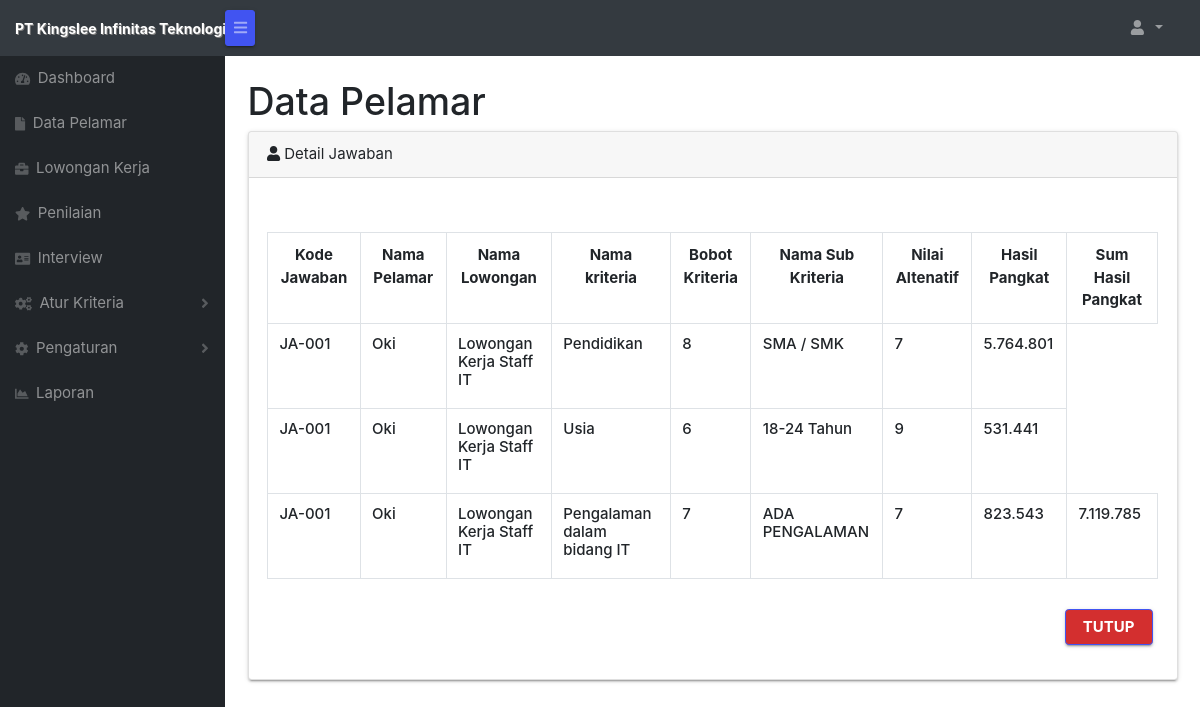
The page /forms/admin/interview-jawaban.php?kode_pelamar=DP-001 on the database its author committed.
### tables this page shows
CREATE TABLE `jawaban` (
  `id` int(11) NOT NULL,
  `kode_jawaban` varchar(6) NOT NULL,
  `kode_pelamar` varchar(6) NOT NULL,
  `kode_lowongan` varchar(6) NOT NULL,
  `kode_kriteria` varchar(6) NOT NULL,
  `kode_sub_kriteria` varchar(6) NOT NULL
);

CREATE TABLE `datapelamar` (
  `id` int(11) NOT NULL,
  `kode_pelamar` varchar(6) NOT NULL,
  `nama` varchar(100) NOT NULL,
  `tanggal_lahir` date NOT NULL,
  `jenis_kelamin` varchar(10) NOT NULL,
  `alamat` varchar(100) NOT NULL,
  `no_telpon` varchar(15) NOT NULL,
  `email` varchar(100) NOT NULL,
  `kode_lowongan` varchar(6) NOT NULL,
  `tanggal_lamaran` date NOT NULL,
  `link` varchar(1000) NOT NULL
);

CREATE TABLE `lowongankerja` (
  `id` int(11) NOT NULL,
  `kode_lowongan` varchar(6) NOT NULL,
  `nama` varchar(100) NOT NULL,
  `deskripsi` text NOT NULL,
  `persyaratan` text NOT NULL
);

CREATE TABLE `kriteria` (
  `id` int(11) NOT NULL,
  `kode_kriteria` varchar(6) NOT NULL,
  `kode_lowongan` varchar(6) NOT NULL,
  `nama_kriteria` varchar(100) NOT NULL,
  `bobot` int(1) NOT NULL
);

CREATE TABLE `sub_kriteria` (
  `id` int(11) NOT NULL,
  `kode_sub_kriteria` varchar(6) NOT NULL,
  `kode_kriteria` varchar(6) NOT NULL,
  `kode_lowongan` varchar(6) NOT NULL,
  `nama_sub_kriteria` varchar(100) NOT NULL,
  `nilai_altenatif` int(1) NOT NULL
);

### forms/admin/interview-jawaban.php (the view, shortened to what this page needs)
<?php session_start();
include_once("../config.php");
$namauser = ( isset($_SESSION['user']) ) ? $_SESSION['user'] : '';
?>
<!DOCTYPE html>
<html lang="en">
    <head>
         <link href="../../fonts/material.css" rel="stylesheet">
    <link type="text/css" rel="stylesheet" href="../../css/materialize.min.css"  media="screen,projection"/>
       <link href="css/styles.css" rel="stylesheet" />
        <link href="https://cdn.datatables.net/1.10.20/css/dataTables.bootstrap4.min.css" rel="stylesheet" />
    </head>
   <body class="sb-nav-fixed">
        <nav class="sb-topnav navbar navbar-expand navbar-dark bg-dark">
            <a class="navbar-brand" href="index.php"><span class="label1">PT Kingslee Infinitas Teknologi</span></a>
            <button class="btn btn-link btn-sm order-1 order-lg-0" id="sidebarToggle" href="#"><i class="fas fa-bars"></i></button>
            <ul class="navbar-nav d-none d-md-inline-block form-inline ml-auto mr-0 mr-md-3 my-2 my-md-0">
                <li class="nav-item dropdown">
                    <a class="nav-link dropdown-toggle" id="userDropdown" href="#" role="button" data-toggle="dropdown" aria-haspopup="true" aria-expanded="false"><i class="fas fa-user fa-fw"></i><?php echo $namauser; ?>
                     </a>
                </li>
            </ul>
        </nav>
        <div id="layoutSidenav">
            <div id="layoutSidenav_nav">
                <nav class="sb-sidenav accordion sb-sidenav-dark" id="sidenavAccordion">
                    <div class="sb-sidenav-menu">
                        <div class="nav">
                            <a class="nav-link" href="index.php">
                                <div class="sb-nav-link-icon"><i class="fas fa-tachometer-alt"></i></div>
                                Dashboard
                            </a>
                            <a class="nav-link" href="datapelamar.php">
                                <div class="sb-nav-link-icon"><i class="fas fa-file"></i></div>
                                Data Pelamar
                            </a>
                            <a class="nav-link" href="lowongankerja.php">
                                <div class="sb-nav-link-icon"><i class="fas fa-briefcase"></i></div>
                                Lowongan Kerja
                            </a>
                            <a class="nav-link" href="penilaian.php">
                                <div class="sb-nav-link-icon"><i class="fas fa-star"></i></div>
                                Penilaian
                            </a>
                            <a class="nav-link" href="interview.php">
                                <div class="sb-nav-link-icon"><i class="fas fa-address-card"></i></div>
                                Interview
                            </a>
                            <a class="nav-link collapsed" href="#" data-toggle="collapse" data-target="#collapseLayouts" aria-expanded="false" aria-controls="collapseLayouts">
                                <div class="sb-nav-link-icon"><i class="fas fa-cogs"></i></div>
                                Atur Kriteria
                                <div class="sb-sidenav-collapse-arrow"><i class="fas fa-angle-down"></i></div>
                            </a>
                            <a class="nav-link collapsed" href="#" data-toggle="collapse" data-target="#collapsePages" aria-expanded="false" aria-controls="collapsePages">
                                <div class="sb-nav-link-icon"><i class="fas fa-cog"></i></div>
                                Pengaturan
                                <div class="sb-sidenav-collapse-arrow"><i class="fas fa-angle-down"></i></div>
                            </a>
                            <a class="nav-link" href="laporan.php">
                                <div class="sb-nav-link-icon"><i class="fas fa-chart-area"></i></div>
                                Laporan
                            </a>
                        </div>
                    </div>
                </nav>
            </div>
            <div id="layoutSidenav_content">
                <main>
            <div class="container-fluid">
                        <h1 class="mt-4">Data Pelamar</h1>
                <div class="card mb-4">
                            <div class="card-header"><i class="fas fa-user mr-1"></i>Detail Jawaban</div>
                    <div class="card-body">
                        <div class="table-responsive">
                            <table class="table table-bordered" width="100%" cellspacing="0">
                   <div class="table-responsive " >
                        <table class="table table-bordered  " width="100%" cellspacing="0">
                            <tr   class="text-center" >
                                <th>Kode Jawaban</th>
                                <th>Nama Pelamar</th>
                                <th>Nama Lowongan</th>
                                <th>Nama kriteria</th>
                                <th>Bobot Kriteria</th>
                                <th>Nama Sub Kriteria</th>
                                <th>Nilai Altenatif</th>
                                <th>Hasil Pangkat</th>
                                <th>Sum Hasil Pangkat</th>
                            </tr>
                            <?php
                            $i = 0;
                            $hasilsum = 0;
                            $result = mysqli_query($koneksi, "SELECT * FROM jawaban where kode_pelamar='$_GET[kode_pelamar]'");
                            while($user_data = mysqli_fetch_array($result)) {
                            $kp = $user_data['kode_pelamar'];
                            $datapelamar = mysqli_query($koneksi, "SELECT * FROM datapelamar WHERE kode_pelamar='$kp'");
                            while($data_pelamar = mysqli_fetch_array($datapelamar))
                            {
                              $nama_pelamar=$data_pelamar['nama'];
                            }
                            $kode = $user_data['kode_lowongan'];
                            $datalowongan = mysqli_query($koneksi, "SELECT * FROM lowongankerja WHERE kode_lowongan='$kode'");
                            while($data_lowongan = mysqli_fetch_array($datalowongan))
                            {
                              $nama_lowongan=$data_lowongan['nama'];
                            }
                            $kk = $user_data['kode_kriteria'];
                            $datakriteria = mysqli_query($koneksi, "SELECT * FROM kriteria WHERE kode_kriteria='$kk'");
                            while($data_kriteria = mysqli_fetch_array($datakriteria))
                            {
                              $nama_kriteria=$data_kriteria['nama_kriteria'];
                              $bobot=$data_kriteria['bobot'];
                            }
                            $ksk = $user_data['kode_sub_kriteria'];
                            $datasubkriteria = mysqli_query($koneksi, "SELECT * FROM sub_kriteria WHERE kode_sub_kriteria='$ksk'");
                            while($data_sub_kriteria = mysqli_fetch_array($datasubkriteria))
                            {
                              $nama_sub_kriteria=$data_sub_kriteria['nama_sub_kriteria'];
                              $nilai_altenatif=$data_sub_kriteria['nilai_altenatif'];
                            }
                                echo "<tr >";
                                echo "<td> <h6>".$user_data['kode_jawaban']."</h6></td>";
                                echo "<td> <h6>".$nama_pelamar."</h6> </td>";
                                echo "<td> <h6>".$nama_lowongan."</h6> </td>";
                                echo "<td> <h6>".$nama_kriteria."</h6> </td>";
                                echo "<td> <h6>".$bobot."</h6> </td>";
                                echo "<td> <h6>".$nama_sub_kriteria."</h6> </td>";
                                echo "<td> <h6>".$nilai_altenatif."</h6> </td>";
                                $i++;
                                $hasilpangkat = pow($nilai_altenatif,$bobot);
                                $hasil2[$i] = $hasilpangkat;
                                $hasilsum = array_sum($hasil2);
                                echo "<td> <h6>". number_format($hasilpangkat, 0, ',', '.')."</h6> </td>";
                            }
                            echo "<td> <h6>" .number_format($hasilsum, 0, ',', '.')." <h6></td>";
                            ?>
                          </table>
                                  </table>
                                   <table>
                    <tr>
                      <th style="width: 1%;">
                        <a href="interview.php">
                          <input type="button" value="Tutup" class="right waves-effect waves-light btn red darken-2"></a>
                      </th>
                    </tr>
                </table>
                                 </div>
                        </div>
               </div>
          </div>
        </main>
    </div>
    </body>
</html>

### forms/admin/interview-jawaban.php (style rules this page uses)
.label1 { font-size: 14px; font-weight: bold; text-shadow: 1px 1px 0px gray; }

### rows shown on the page
jawaban: kode_jawaban "JA-001", datapelamar.nama "Oki", lowongankerja.nama "Lowongan Kerja Staff IT", kriteria.nama_kriteria "Pendidikan", kriteria.bobot "8", sub_kriteria.nama_sub_kriteria "SMA / SMK", sub_kriteria.nilai_altenatif "7", sub_kriteria.nilai_altenatif "5.764.801"
jawaban: kode_jawaban "JA-001", datapelamar.nama "Oki", lowongankerja.nama "Lowongan Kerja Staff IT", kriteria.nama_kriteria "Usia", kriteria.bobot "6", sub_kriteria.nama_sub_kriteria "18-24 Tahun", sub_kriteria.nilai_altenatif "9", sub_kriteria.nilai_altenatif "531.441"
jawaban: kode_jawaban "JA-001", datapelamar.nama "Oki", lowongankerja.nama "Lowongan Kerja Staff IT", kriteria.nama_kriteria "Pengalaman dalam bidang IT", kriteria.bobot "7", sub_kriteria.nama_sub_kriteria "ADA PENGALAMAN", sub_kriteria.nilai_altenatif "7", sub_kriteria.nilai_altenatif "823.543"

### other values the page prints
$hasilsum "7.119.785"
